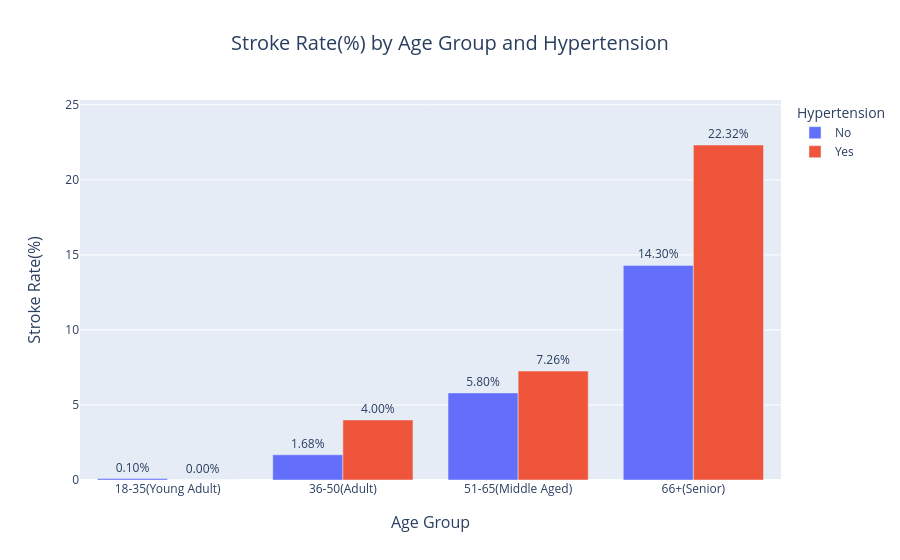

Notebook code for this chart:
### Markdown cell above
### (iv) Hypertension influence on Stroke Rates Across Age Groups
• ***Visualization Type:-*** Grouped Bar Chart(Plotly)  
• ***Purpose:-*** To compare stroke rates across different age groups based on hypertension status and highlight how hypertension influences stroke risk with increasing age.  
• ***Insight:-*** Stroke rates increase steadily with age in both groups,but individuals with hypertension consistently show higher stroke rates.The gap between hypertensive and non-hypertensive individuals widens notably in older age groups,indicating hypertension asa a strong age-amplified risk factor for stroke.

### Code cell
#Create a copy of the original dataset
df_hyper=df.copy()
#Convert Hypertension values from binary to readable labels
df_hyper["Hypertension"]=df_hyper["Hypertension"].map({0:"No",1:"Yes"})
#Calculate stroke rate(%) grouped by Age Group and Hypertension
stroke_hyper=(df_hyper.groupby(["Age Group","Hypertension"],observed=True)["Stroke"].mean().mul(100).round(2).reset_index(name="Stroke Rate(%)"))
#Create grouped bar chart
fig=px.bar(stroke_hyper,x="Age Group",y="Stroke Rate(%)",color="Hypertension",barmode="group",title="Stroke Rate(%) by Age Group and Hypertension")
#Format bar value labels
fig.update_traces(texttemplate="%{y:.2f}%",textposition="outside")
#Extracts the maximum stroke rate to scale the Y-axis properly
max_val=stroke_hyper["Stroke Rate(%)"].max()
#Center the chart title
fig.update_layout(title=dict(x=0.5,font=dict(size=20),pad=dict(b=20)))
#Set the X-axis label,fontsize and spacing from the axis
fig.update_xaxes(title_text="Age Group",title_font=dict(size=16),title_standoff=20)
#Adjusts Y-axis range with padding and sets the Y-axis label
fig.update_yaxes(range=[0,max_val + 3],title_text="Stroke Rate(%)",title_font=dict(size=16),title_standoff=20)
#Display the bar chart
fig.show()

### Figure 1 — Plotly figure (JSON) as saved in the notebook; plotly's stock layout.template omitted (floating-point values rounded to 4 significant figures)
{"data": [{"alignmentgroup": "True", "hovertemplate": "Hypertension=No<br>Age Group=%{x}<br>Stroke Rate(%)=%{y}<extra></extra>", "legendgroup": "No", "marker": {"color": "#636efa", "pattern": {"shape": ""}}, "name": "No", "offsetgroup": "No", "orientation": "v", "showlegend": true, "textposition": "outside", "texttemplate": "%{y:.2f}%", "type": "bar", "x": ["18-35(Young Adult)", "36-50(Adult)", "51-65(Middle Aged)", "66+(Senior)"], "xaxis": "x", "y": [0.1, 1.68, 5.8, 14.3], "yaxis": "y"}, {"alignmentgroup": "True", "hovertemplate": "Hypertension=Yes<br>Age Group=%{x}<br>Stroke Rate(%)=%{y}<extra></extra>", "legendgroup": "Yes", "marker": {"color": "#EF553B", "pattern": {"shape": ""}}, "name": "Yes", "offsetgroup": "Yes", "orientation": "v", "showlegend": true, "textposition": "outside", "texttemplate": "%{y:.2f}%", "type": "bar", "x": ["18-35(Young Adult)", "36-50(Adult)", "51-65(Middle Aged)", "66+(Senior)"], "xaxis": "x", "y": [0.0, 4.0, 7.26, 22.32], "yaxis": "y"}], "layout": {"barmode": "group", "legend": {"title": {"text": "Hypertension"}, "tracegroupgap": 0}, "title": {"font": {"size": 20}, "pad": {"b": 20}, "text": "Stroke Rate(%) by Age Group and Hypertension", "x": 0.5}, "xaxis": {"anchor": "y", "domain": [0, 1], "title": {"font": {"size": 16}, "standoff": 20, "text": "Age Group"}}, "yaxis": {"anchor": "x", "domain": [0, 1], "range": [0, 25.32], "title": {"font": {"size": 16}, "standoff": 20, "text": "Stroke Rate(%)"}}}}
